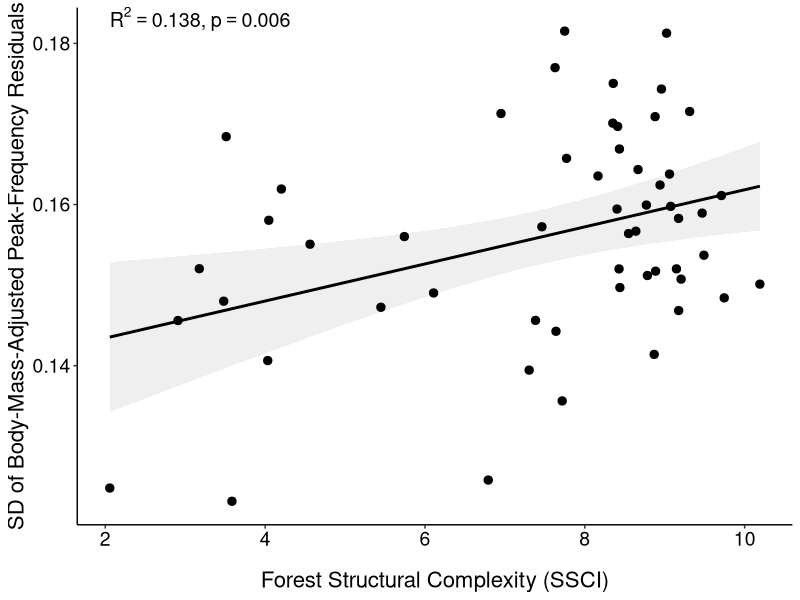

The R script that drew this image: (Note: this script raises an error after producing the figure.)
rm(list=ls(all=TRUE))
Sys.setenv(LANG = "en")

library(ggplot2)
library(dplyr)

## ============================================================================================================ ##
## Plot the results of testing the Acoustic Adaptation Hypothesis (AAH) 


#--------------
## Load data ##
#--------------

dat <- read.csv2("Data/Testing_AAH/mean_peak_frequency_per_plot_mass_corrected_tls.csv")


#--------------
## Preprocess data ##
#--------------

# Perform Linear Regression (lm) on Acoustic Diversity (SD Peak Freq) 
# against SSCI, using only the non-Old-growth plots.
model_sd_ssci <- lm (sd_freq_UNWEIGHTED ~ ssci, data = dat)
summary_sd_ssci <- summary(model_sd_ssci)

# Perform Linear Regression (lm) on Mean Peak Frequency 
# against SSCI, using only the non-Old-growth plots.
model_mean_ssci <- lm (mean_freq_UNWEIGHTED ~ ssci, data = dat)
summary_mean_ssci <- summary(model_mean_ssci)



#--------------
## Plot data ##
#--------------

r_sq_sd <- round(summary_sd_ssci$r.squared, 3)
p_val_sd <- round(summary_sd_ssci$coefficients["ssci", "Pr(>|t|)"], 3)

plot_sd_ssci <- ggplot(dat, aes(x = ssci, y = sd_freq_UNWEIGHTED)) +
  geom_smooth(method = "lm", se = TRUE,
              color = "black", linewidth = 1,
              fill = "grey70", alpha = 0.2) +
  geom_point(color = "black", size = 2.5, alpha = 1) +
  labs(
    x = "Forest Structural Complexity (SSCI)",
    y = "SD of Body-Mass-Adjusted Peak-Frequency Residuals"
  ) +
  theme_classic() +
  theme(
    axis.title = element_text(size = 16),
    axis.text = element_text(size = 14, color = "black"),
    axis.title.x = element_text(margin = margin(t = 15)),
    legend.position = "none"
  ) +
  annotate(
    "text",
    x = min(dat$ssci, na.rm = TRUE),
    y = max(dat$sd_freq_UNWEIGHTED, na.rm = TRUE),
    label = paste0("R^2 == ", r_sq_sd, " * ',' ~ p == ", p_val_sd),
    parse = TRUE,
    hjust = 0,
    vjust = 0,
    size = 5,
    fontface = "italic"
  )

print(plot_sd_ssci)

ggsave(
  "Plots/Testing_AAH/sd_peak_frequency_vs_ssci_mass_adjusted.png",
  plot = plot_sd_ssci,
  width = 10,
  height = 6,
  dpi = 300
)


#--------------------------

r_sq_mean <- round(summary_mean_ssci$r.squared, 3)
p_val_mean <- signif(summary_mean_ssci$coefficients["ssci", "Pr(>|t|)"], 3)


plot_mean_ssci <- ggplot(dat, aes(x = ssci, y = mean_freq_UNWEIGHTED)) +
  geom_smooth(method = "lm", se = TRUE,
              color = "black", linewidth = 1, linetype="dashed",
              fill = "grey70", alpha = 0.2) +
  geom_point(color = "black", size = 2.5, alpha = 1) +
  labs(
    x = "Forest Structural Complexity (SSCI)",
    y = "Mean Body-Mass-Adjusted Peak-Frequency Residual"
  ) +
  theme_classic() +
  theme(
    axis.title = element_text(size = 16),
    axis.text = element_text(size = 14, color = "black"),
    axis.title.x = element_text(margin = margin(t = 15)),
    legend.position = "none"
  ) +
  annotate(
    "text",
    x = min(dat$ssci, na.rm = TRUE),
    y = max(dat$mean_freq_UNWEIGHTED, na.rm = TRUE),
    label = paste0("R^2 == ", r_sq_mean, " * ',' ~ p == ", p_val_mean),
    parse = TRUE,
    hjust = 0,
    vjust = 0,
    size = 5,
    fontface = "italic"
  )

print(plot_mean_ssci)

ggsave(
  "Plots/Testing_AAH/mean_peak_frequency_vs_ssci_mass_adjusted.png",
  plot = plot_mean_ssci,
  width = 10,
  height = 6,
  dpi = 300
)
